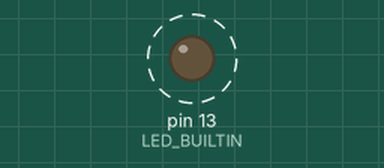
Simulated run of this sketch. Board: Arduino Uno, built with avr-gcc and run on an emulated ATmega328P. Parts: output pins drawn as LEDs (lit = HIGH). Dashed ring = blinking.

Above: at 0.05 s.
Timing chart, 0 to 3.0 s (numbered marks = the images above):
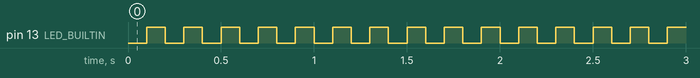

The sketch:

HelloLED.ino
```cpp
void setup() {
  // put your setup code here, to run once:
  pinMode(LED_BUILTIN, OUTPUT);
}

void loop() {
  // put your main code here, to run repeatedly:
  digitalWrite(LED_BUILTIN, 0);
  delay(100);
  digitalWrite(LED_BUILTIN, 1);
  delay(100);
}
```

Measured:
- by itself, pin 13 (LED_BUILTIN): alternates HIGH for 0.10 s and LOW for 0.10 s
